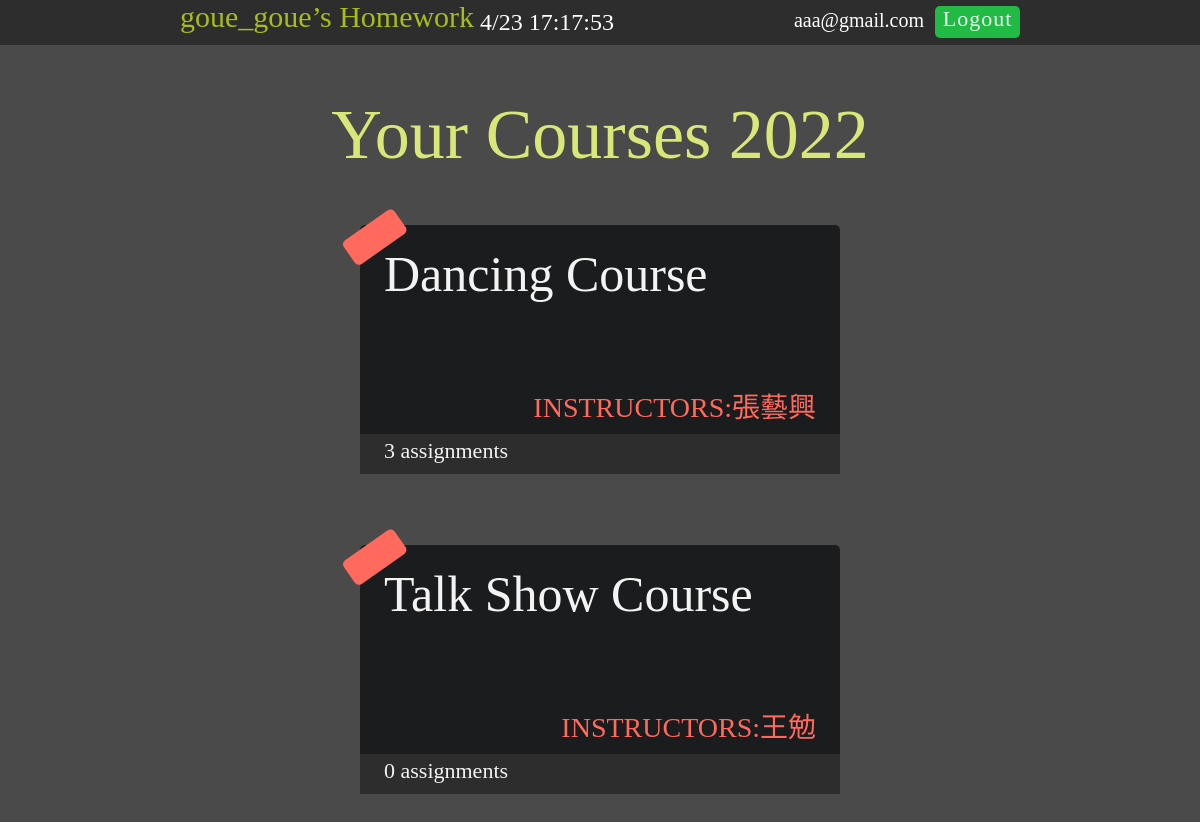
The app's page /student_a.php (signed in) with its own data.
### tables this page shows
CREATE TABLE `class` (
  `classnameid` varchar(40) NOT NULL,
  `classname` varchar(40) NOT NULL,
  `year` varchar(4) NOT NULL,
  `INSTRUCTORS` varchar(10) NOT NULL,
  `assignments` int(20) NOT NULL
);

### student_a.php (the view, shortened to what this page needs)
<!doctype html>
<html lang="en">
<head>
	<link rel="stylesheet" href="css\student_a.css" type="text/css">
</head>
<body onload="ShowTime()">
<?php
	include("connMysql.php");
?>
	<div class="head">
		<a href="student_a.php"><span class="head-a">goue_goue’s Homework</span></a>
		<span class="head-b" id="showbox"></span>
<?php
		echo "<span class='head-c'>".$_COOKIE["email"]."</span>";
?>
		<a href="login.php"><div class="head-dd">Logout</div></a>
	</div>
	<div class="YourCourses">Your Courses 2022</div>
<?php
	$sql="SELECT `classname` FROM `studentclass` WHERE `email`='".$_COOKIE["email"]."'";
	$result=@mysqli_query($link,$sql);
	$table=mysqli_num_rows($result);
	for($i=1;$i<=$table;$i++)
	{
		$sql="SELECT `classname` FROM `studentclass` WHERE `Coursenumber`='".$_COOKIE["email"]."".$i."'";
		$result=@mysqli_query($link,$sql);
		$row[$i-1] = mysqli_fetch_row($result);
	}
	for($i=0;$i<$table;$i++)
	{
		$sql="SELECT * FROM `class` WHERE `classname`='".$row[$i][0]."'";
		$result=mysqli_query($link,$sql);
		$row2 = mysqli_fetch_assoc($result);
		$rowclass[$i][0]=$row2['classname'];
		$rowclass[$i][1]=$row2['INSTRUCTORS'];
		$sql="SELECT `classname` FROM `studenthomework` WHERE `classname`='".$row[$i][0]."' AND `studentemail`='".$_COOKIE["email"]."'";
		$result=@mysqli_query($link,$sql);
		$rowclass[$i][2]=mysqli_num_rows($result);
	}
	for($i=0;$i<$table;$i++)
	{
		echo "<a href='student_b.php?classname=".$rowclass[$i][0]."'>";
		echo "<div class='table'><div class='table-label'></div>";
		echo "<span class='table-a'>".$rowclass[$i][0]."</span>";
		echo "<span class='table-b'>INSTRUCTORS:".$rowclass[$i][1]."</span>";
		echo "<div class='table2'>";
		echo 	"<span class='table2-a'>".$rowclass[$i][2]." assignments</span>";
		echo "</div></div></a>";
	}
?>
</body>
</html>

### css/student_a.css (style rules this page uses)
html,body { width:100%; padding: 0; margin: 0; }
body { background-color:#4a4a4a; font-family:Comic Sans MS,cursive; }
.head { height:45px; width:100%; background:#2d2d2d; }
.head-a { position:absolute; left:15%; font-size:30px; color:#a8bc1b; }
.head-b { position:absolute; top:1%; left:40%; font-size:24px; color:#ffffff; }
.head-c { position:absolute; top:1%; right:23%; font-size:20px; color:#ffffff; }
.head-dd { position:absolute; top:0.7%; right:15%; height:32px; width:85px; background:#21ba45; border-radius:5px; color:#e7f8eb; font-size:22px; text-align:center; letter-spacing:1px; }
.YourCourses { position: relative; font-size:70px; text-align:center; color:#d9e778; margin:50px 0 -50px 0; }
.table { position: relative; height:220px; width:40%; background:#1b1c1d; border-radius:5px; margin:100px 0 100px 30%; }
.table-label { position: absolute; height:13%; width:13%; top: 8%; left: -4%; background:#ff695e; border-radius:5px; transform:rotate(-35deg); transform-origin:top left; }
.table-a { position:absolute; font-size:50px; color:#f3f3f3; top:20px; left:5%; }
.table-b { position:absolute; font-size:28px; color:#ff695e; top:160px; right:5%; }
.table2 { position:absolute; height:40px; width:100%; top:95%; background:#2d2d2d; }
.table2-a { position:absolute; font-size:22px; color:#f3f3f3; top:3.5px; left:5%; }

### records on screen
class: classname "Dancing Course", INSTRUCTORS "張藝興", assignments "3"
class: classname "Talk Show Course", INSTRUCTORS "王勉", assignments "0"

### other values on screen
$_COOKIE["email"] "aaa@gmail.com"
